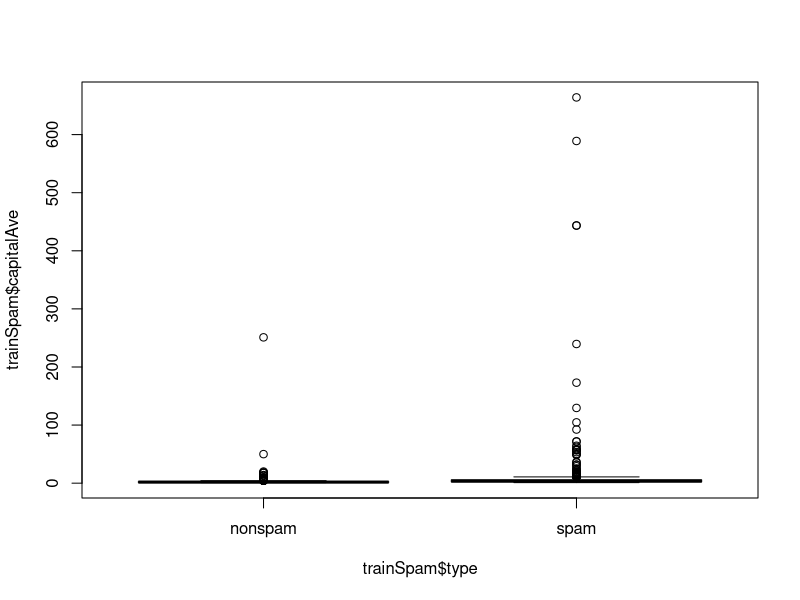
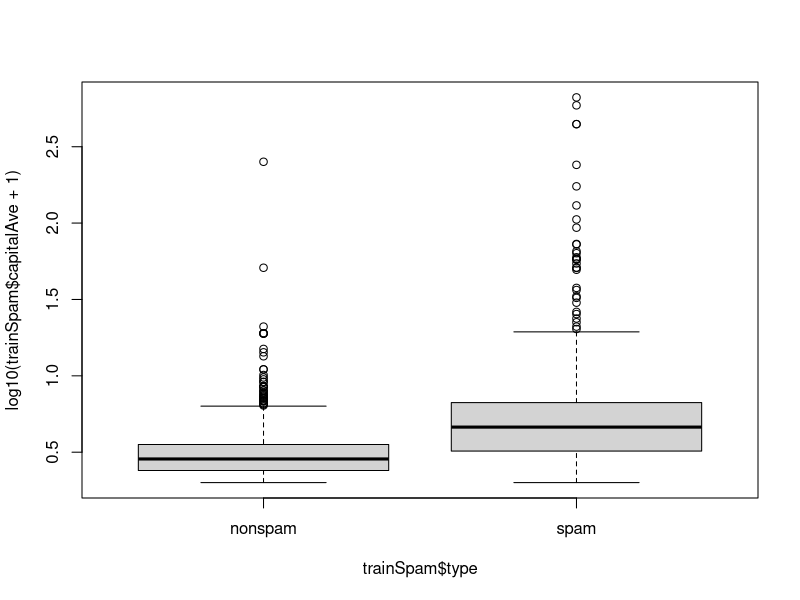
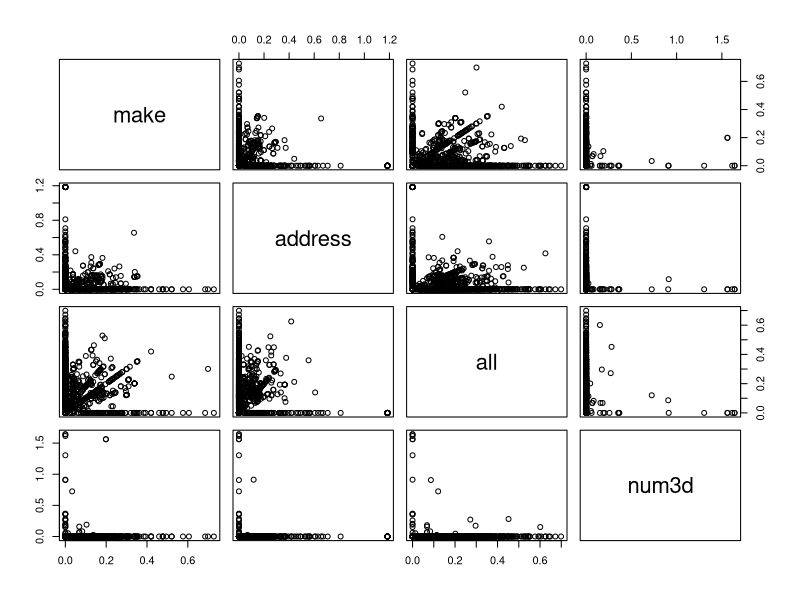
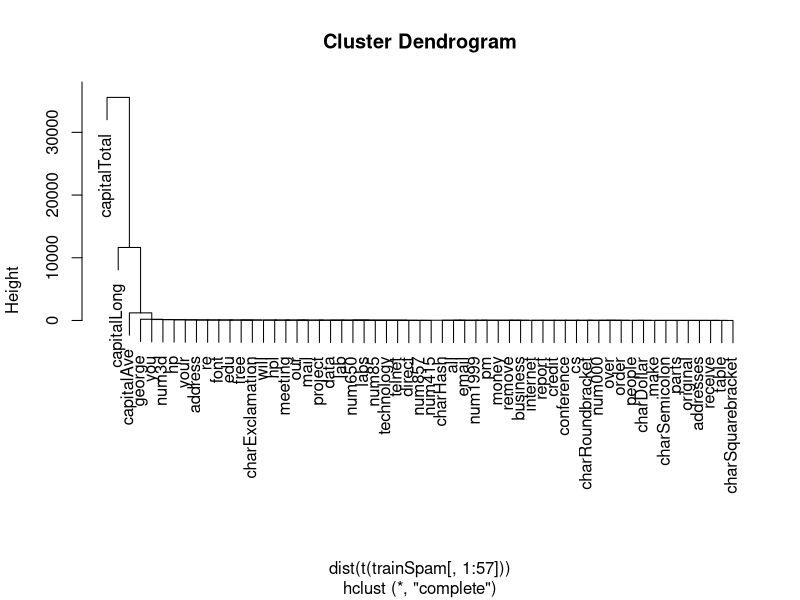
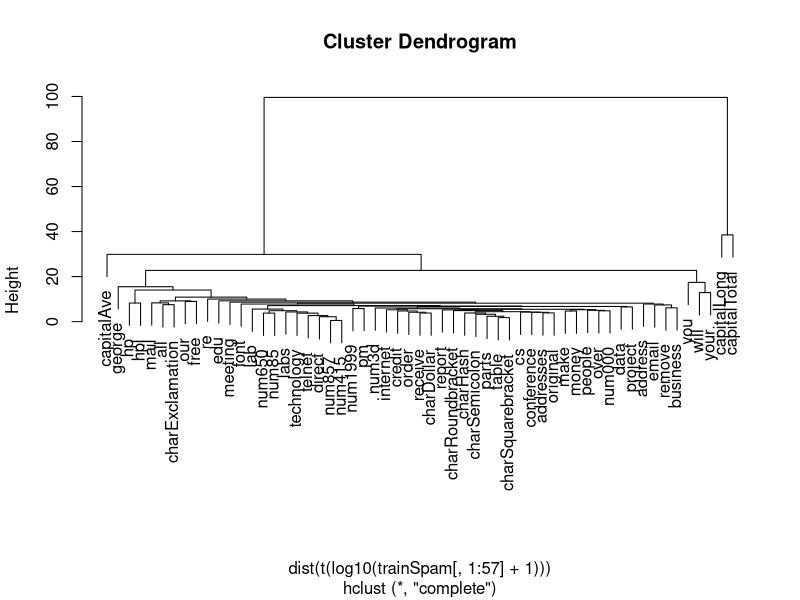

The R source for these figures, in order:
# Reproducible Research

# Dataset used : spam daa from kernlab pckg

library(kernlab)
data(spam)

# Perform subsampling

set.seed(3435)
trainIndicator <- rbinom(4601, size = 1, prob = 0.5)
table(trainIndicator)


trainSpam <- spam[trainIndicator == 1, ]
testSpam <- spam[trainIndicator ==0, ]

# Exploratory DA. Distribution, basic summary stats etc.

names(testSpam)
View(head(testSpam))
## Data shows freq of words in each of the mails (rows)

table(testSpam$type)
#Contains labels for spam or not

## Observing relationship between 2 vars
plot(trainSpam$capitalAve ~ trainSpam$type) # Data is skewed so taking log10 of var 

plot(log10(trainSpam$capitalAve +1) ~ trainSpam$type) # Adding 1 because lot of values are 0; else NA's are added
# In spam on an avg there are more capital letters.

## Looking for relationships between multiple vars
plot(log10(trainSpam[, 1:4]+1))

## Cluster analysis
hCluster <- hclust(dist(t(trainSpam[,1:57])))
# transpose coz dist() calcs dist between rows of input
plot(hCluster) # CapitalAvg was standing out

# Clustering is not reliable much for skewed data. Hence log tranformation
hCluster <- hclust(dist(t(log10(trainSpam[,1:57] +1 ))))
plot(hCluster)
# CapTotal & CapLong are standing out; 
# These can be explored further in statistical modelling or prediction

## Prediction & Stat modelling
# depends on the question asked. Measures of uncertanity should be reported.

# Fitting a basic stat model to each variable. Fitting a logistic regression (general model)

trainSpam$numType <- as.numeric(trainSpam$type) - 1
costFunction <- function(x, y) {sum( x != (y < 0.5))}
cvError <- rep(NA, 55)

library(boot)

for(i in 1:55){
    lmForula <- reformulate(names(trainSpam)[i], response = "numType")
    print(lmForula)
    glmFit <- glm(lmForula, family = "binomial", data= trainSpam)
    cvError[i] <- cv.glm(trainSpam, glmFit, costFunction, 2)$delta[2]
    # calculating the error rate of predicting spam emails with above models
}

# Which predictor has min cross-validated error ?
names(trainSpam)[which.min(cvError)]


# Take the best model for predictions

predictionModel <- glm(numType ~ report, family = "binomial", data = trainSpam)
predictionModel1 <- glm(numType ~ charDollar, family = "binomial", data = trainSpam)

# Getting predictions on test data

predictionTest <- predict(predictionModel, testSpam)
predictedSpam <- rep("nonSpam", dim(testSpam)[1])

predictionTest1 <- predict(predictionModel1, testSpam)
predictedSpam1 <- rep("nonSpam", dim(testSpam)[1])

# Here we don't get absolute classfication whether it's spam or not. we get probs. 
#   so we classify based on prob > 0.5

predictedSpam[predictionModel$fitted.values > 0.5] = "spam"
predictedSpam1[predictionModel1$fitted.values > 0.5] = "spam"  

# Comparing with actual values

table(predictedSpam, testSpam$type)
'
  predictedSpam nonspam spam
      nonSpam    1398  896
      spam          9   11
  ' # 9 were classified as spam were not actually spam [FP] & 896 were classfied as nonSpam but they
# weren't spam

table(predictedSpam1, testSpam$type)
'
  predictedSpam1 nonspam spam
       nonSpam    1346  458
       spam         61  449
  '# 61 were classified as spam were not actually spam. FP & 458 were classfied as nonSpam but they
# weren't spam

# Calculating the error rate
Report_Error <- (896+9) / (1398 + 896 + 9 + 11)
charDollar_Error <- (61 + 458) / (61 + 458 + 1346 + 449)

## Interpreting results
# Statements made from above model
"
  Fraction of characters that're dollar signs can be used to predict if an email is spam.
  More dollars mean more likely to be spam
  Out test set error rate is 22.4%
  
  "
## Really imp to challenge yourself. Your code, interpretation. Question everything
#   Summarise properly. Form a story.

'------------------------------------------------------------- Organising Data analysis --------------------------------------------'

# Data, figures (exploratory & final), Codes (Raw scripts, Final scripts & R markdowns, ) 
#  & text files (readme, report  & codebook)  
